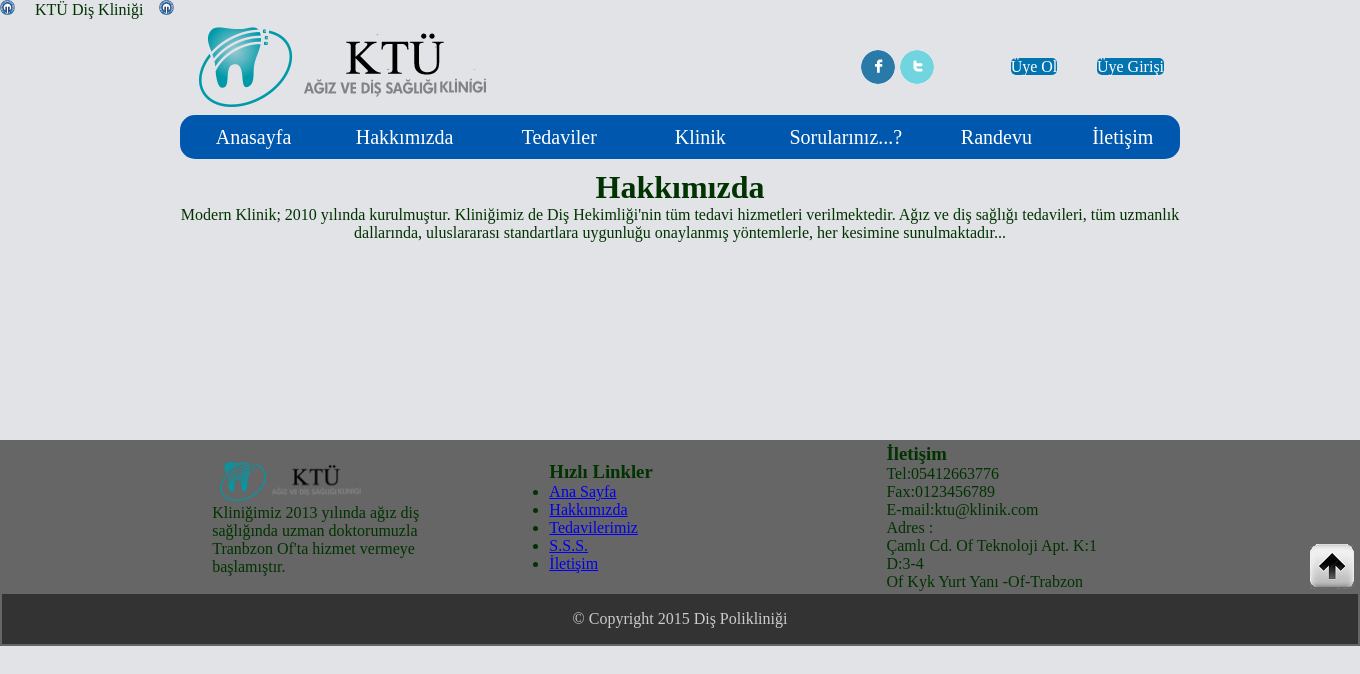
/proje/hakkimizda.php, run on the app's committed database.
### tables this page shows
CREATE TABLE IF NOT EXISTS `kayanyazi` (
  `id` int(11) NOT NULL AUTO_INCREMENT,
  `icerik` varchar(1000) NOT NULL,
  PRIMARY KEY (`id`)
);

CREATE TABLE IF NOT EXISTS `hakkimizda` (
  `id` int(3) NOT NULL AUTO_INCREMENT,
  `icerik` mediumtext NOT NULL,
  PRIMARY KEY (`id`)
);

CREATE TABLE IF NOT EXISTS `footeryazi` (
  `id` int(2) NOT NULL AUTO_INCREMENT,
  `yazi` varchar(10000) NOT NULL,
  PRIMARY KEY (`id`)
);

CREATE TABLE IF NOT EXISTS `iletisim` (
  `id` int(3) NOT NULL AUTO_INCREMENT,
  `icerik` varchar(1000) NOT NULL,
  PRIMARY KEY (`id`)
);

### proje/hakkimizda_icerik/hakkimizdaicerik.php (the view, shortened to what this page needs)
<?php
$sorgu=mysql_query("SELECT * FROM hakkimizda");
if ($sorgu)
{   $satir=mysql_fetch_array($sorgu);
    echo $satir["icerik"];
}
 echo "
    <p>&nbsp;</p>
    <p>&nbsp;</p>
    <p>&nbsp;</p>
    <p>&nbsp;</p>
    <p>&nbsp;</p>
    <p>&nbsp;</p>
    <p>&nbsp;</p>
    <p>&nbsp;</p>
    <p>&nbsp;</p>
    <p>&nbsp;</p>
    <p>&nbsp;</p>";
?>

### proje/header.php (shortened to what this page needs)
<marquee><img src="ikonlar/ktulogo.png" width="15" height="15"/> &nbsp; &nbsp;
<?php include"baglantiDB.php";
$sorgu=mysql_query("SELECT * FROM kayanyazi ORDER BY id ASC LIMIT 1");
if ($sorgu)
{
  while ($satir=mysql_fetch_array($sorgu))
  {
    echo $satir["icerik"];
  }
}
else
  echo"sorguda hata oluştu";
?>
 &nbsp; &nbsp;<img src="ikonlar/ktulogo.png" width="15" height="15"/></marquee>
<div id="header" >
  <div id="logo">
    <table width="1000" height="53" border="0">
    <tr>
      <td width="330" height="92"><p><img src="ikonlar/logo.png" alt="KTÜ diş kliniği" title="KTÜ Diş Kliniği" width="358" height="92"></p></td>
      <td width="344">&nbsp;&nbsp;&nbsp;</td>
      <td width="37"><a href="http://www.facebook.com" target="_blank"><img src="ikonlar/icon-facebook.png" alt="Facebook" name="face" id="Image1" title="facebook"/></a></td>
      <td width="37"><a href="http://www.twitter.com" target="_blank"><img src="ikonlar/icon-twitter.png" alt="Twitter" title="twiter" name="twit" id="Image2"/></a></td>
       <td width="50" >
       </td>
      <td width="100">  <center>  <?php
	  if(@!$_SESSION['oturumuye']==true)
	{
		echo" <a class='uyeolbtn' href='uyeol.php' title='uye ol'>Üye Ol </a>";
	}
	else
	{
		echo" <a class='uyesilbtn' href='uyesil.php' title='üyelik silme'>Üyelik Sil </a>";
	}
	  ?>
      </center></td>
  <td width="100"><center>
   <?php
	  if(@!$_SESSION['oturumuye']==true)
	{
		echo" <a class='girisbtn' href='uyegiris.php' title='üye girişi'> Üye Girişi </a>";
	}
	else
	{
		echo" <a class='cikisbtn'  href='uye_cikis.php' title='üye çıkışı'>Üye Çıkış</a>";
	}
	  ?>
  </center>  </td>
    </tr>
  </table>
  <table class="menu"  bordercolor="#0057AE" height="44" width="1000" valign="top" border="0">
    <tr>
    <td width="141" class="button"><a href="index.php" title="Anasayfa" class="link">Anasayfa</a></td>
	<td width="153" class="button"><a href="hakkimizda.php" title="Hakkımızda" class="link">Hakkımızda</a></td>
     <td width="148" class="button"> <a href="tedaviler.php" title="Tedaviler" class="link">Tedaviler</a></td>
    <td width="126" class="button"> <a href="klinik.php" title="Klinik" class="link">Klinik</a></td>
    <td width="157" class="button"><a href="sorulariniz.php" title="Genel Sorular ve Cevaplar" class="link">Sorularınız...?</a></td>
    <td width="136" class="button"><a href="randevu.php" title="Online Randevu Alma"  class="link">Randevu</a></td>
     <td width="109" class="button"><a href="iletisim.php" title="İletişim Bilgileri" class="link">İletişim</a></td>
  </tr>
</table></center>
</div>
</div>

### proje/footer.php
<table width="100%" height="20%" border="0" align="top" bgcolor="#666"  >
  <tr class="footer1">
    <td width="200" height="150">&nbsp;</td>
    <td width="220" height="150"><h3><img src="ikonlar/logo.png" width="175" height="45" /></h3>
<?php include"baglantiDB.php";
$sorgu=mysql_query("SELECT * FROM footeryazi ORDER BY id ASC LIMIT 1");
if ($sorgu)
{
  while ($satir=mysql_fetch_array($sorgu))
  {
    echo $satir["yazi"];
  }
}
else
  echo"sorguda hata oluştu";
?>
    </td>
    <td width="100" height="150">&nbsp;</td>
    <td width="220" height="150"><h3>Hızlı Linkler</h3>
      <div>
        <ul>
          <li><a href="index.php">Ana Sayfa</a></li>
          <li><a href="hakkimizda.php">Hakkımızda</a></li>
          <li><a href="tedaviler.php">Tedavilerimiz</a></li>
          <li><a href="sorulariniz.php">S.S.S.</a></li>
          <li><a href="iletisim.php">İletişim</a></li>
        </ul>
    </div></td>
    <td width="100" height="150">&nbsp;</td>
    <td width="220" height="150"><h3>İletişim</h3>
    <?php include"baglantiDB.php";
$sorgu=mysql_query("SELECT * FROM iletisim");
if ($sorgu)
{
  while ($satir=mysql_fetch_array($sorgu))
  {
    echo $satir["icerik"];
  }
}
else
  echo"sorguda hata oluştu";
?>
      </td>
    <td width="231" height="150" valign="bottom" align="right">  <a  href=""><img src="ikonlar/ok.png" alt="ok" border="0" /></a>
</td>
  </tr>
  <tr class="footer2">
    <td height="50" colspan="7"><center>
      © Copyright 2015 Diş Polikliniği
    </center>
    </td>
  </tr>
</table>

### proje/imaj.css (style rules this page uses)
* { padding:0; margin:0; }
.footer1 { background-color:#666; }
.footer2 { background-color:#333; color:#CCC; }
body { background-color:#E2E3E7; }
#header { min-width: 1000px; background-color: #E2E3E7; height: 150px; margin: auto; width: 1000px; }
#logo { height: 70px; }
.menu { background-color:#0057AE; color:#FFF; border-radius:15px; text-align:center; }
.link { text-decoration:none; color:#FFF; font-size:20px; }
.girisbtn { color:#FFF; background-color:#0274B0; height:50px; border-radius:5px; text-decoration:none; }
.uyeolbtn { color:#FFF; background-color:#0274B0; height:30; border-radius:5px; text-decoration:none; }

### data on the page
kayanyazi: icerik "KTÜ Diş Kliniği"
hakkimizda: icerik "Modern Klinik; 2010 yılında kurulmuştur. Kliniğimiz de Diş Hekimliği'nin tüm tedavi hizmetleri verilmektedir. Ağız ve diş sağlığı tedavileri, tüm uzmanlık dallarında, uluslararası standartlara uygunluğu onaylanmış yöntemlerle, her kesimine sunulmaktadır..."
footeryazi: yazi "Kliniğimiz 2013 yılında ağız diş sağlığında uzman doktorumuzla Tranbzon Of'ta hizmet vermeye başlamıştır."
iletisim: icerik "Tel:05412663776 Fax:0123456789 E-mail:ktu@klinik.com Adres : Çamlı Cd. Of Teknoloji Apt. K:1 D:3-4 Of Kyk Yurt Yanı -Of-Trabzon"
